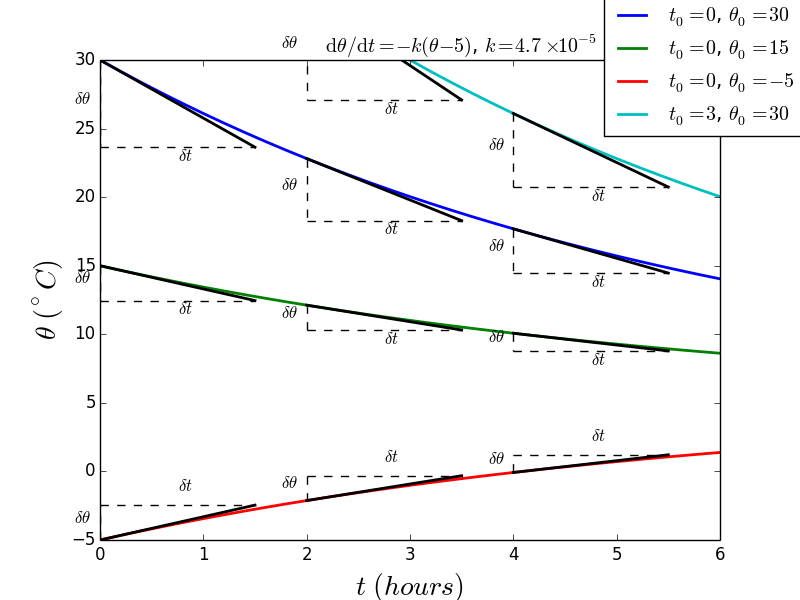

Source code (Python):
from pylab import *
from matplotlib import rc

figname='curves_heat2.png'

##set ranges to plot
xmin=0; xmax=6.0*60*60; dx=60*60*2.0 #every 2 hours
ymin=-5; ymax=30.0

t=arange(1.0*xmin,1.0*xmax+dx,dx/10)

##text to display
#eqntex=r'$\mathrm{d} \theta/\mathrm{d} t = - k(\theta-5)$, $k=4.7\times 10^{-5}$'
eqntex=r'                $\mathrm{d} \theta/\mathrm{d} t = - k(\theta-5)$, $k=4.7\times 10^{-5}$'
xvarname=r'$t\ (hours)$'
yvarname=r'$\theta\ (^\circ C)$'

U=1.0 #average W/m^2/dK
Cp=1000.0 #J/(kg*K) #assume all same at 1. J/g/K
rho_air=1.#25 #kg/m^3
rho_walls=1000.0 #kg/m^3

A=(5*5)*4.0 #m^2 area of walls and roof
V=5*5*5.0-1 #m^3 volume of internal space

m_air=rho_air*V #mass of air (kg)
tma=Cp*m_air #thermall mass of air (J/K)

V_struct=A*0.02 #assume light walls
m_struct=1000.0*V_struct#+4000.
tms=Cp*m_struct #thermal mass of structure (kJ/K)

C=U*A #J/(s*dK) total conductivity 
k=C/(tma+tms) #1/s

print m_air,m_struct,tma,tms,C,k

t00=0 ##initial condition
for u0 in [30.,15.,-5.]:
  ##plot exact solutions
  A=(u0-5)/exp(-k*t00)
  u=A*exp(-k*t)+5
  #plot small segment
  
  dt=1.5*60*60

  plot(t,u,label=r'$t_0=%d$, $\theta_0=%d$'%(t00,u0),linewidth=2)
  for tA in arange(0,xmax/3600,2):#time of arrow
    t0=t00*3600
    t1=tA*3600
    A=(u0-5)/exp(-k*t0)
    v1=A*exp(-k*t1)+5
    dv=-k*(v1-5.)*dt 
    plot([t1,t1+dt],[v1,v1+dv],'k-',linewidth=2)
    plot([t1,t1],[v1,v1+dv],'k--')##vertical lines
    plot([t1,t1+dt],[v1+dv,v1+dv],'k--')#horizontal lines
    text(t1-0.25*3600, v1+dv/2, r'$\delta \theta$')
    text(t1+dt/2, v1+dv+sign(dv), r'$\delta t$')

    
  
u0=30.
t00=3
##plot exact solutions
A=(u0-5)/exp(-k*t00*3600)
u=A*exp(-k*t)+5
#plot small segment
  
dt=1.5*60*60

plot(t,u,label=r'$t_0=%d$, $\theta_0=%d$'%(t00,u0),linewidth=2)
for tA in arange(0,xmax/3600,2):#time of arrow
    t0=t00*3600
    t1=tA*3600
    A=(u0-5)/exp(-k*t0)
    v1=A*exp(-k*t1)+5
    dv=-k*(v1-5.)*dt 
    plot([t1,t1+dt],[v1,v1+dv],'k-',linewidth=2)
    plot([t1,t1],[v1,v1+dv],'k--')##vertical lines
    plot([t1,t1+dt],[v1+dv,v1+dv],'k--')#horizontal lines
    text(t1-0.25*3600, v1+dv/2, r'$\delta \theta$')
    text(t1+dt/2, v1+dv+sign(dv), r'$\delta t$')

legend(bbox_to_anchor=(1.15, 1.15))
title(eqntex)


##change axes to hours
ticks = np.arange(xmin, xmax+1, 60*60)
labels = range(ticks.size)
xticks(ticks, labels)
axis([xmin, xmax, ymin, ymax])

##use euler on differential equation
dt=60*60*1
ti=0
vi=30.


##plotting stuff
xlabel(xvarname,size=20)
ylabel(yvarname,size=20)

savefig(figname)



























quit()
